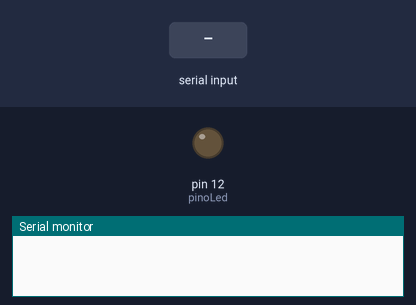
This sketch was run on a simulated Arduino Uno, built with avr-gcc and run on an emulated ATmega328P. Parts: output pins drawn as LEDs (lit = HIGH), the last lines printed to the serial monitor. The inputs (shaded band) are chosen by the test bench.

Above: at 1.2 s.
1.3 s: "1\n" received over Serial
At 1.6 s:
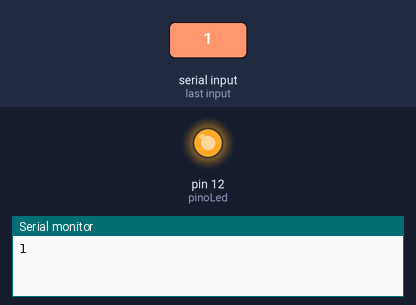
2.8 s: "0\n" received over Serial
At 3.9 s:
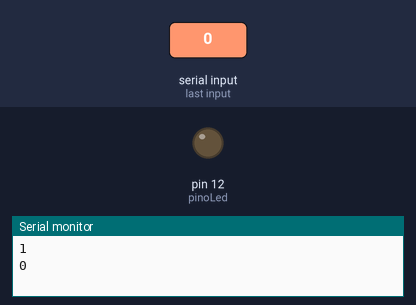
Timing chart, 0 to 5.8 s (numbered marks = the images above; inputs shaded):
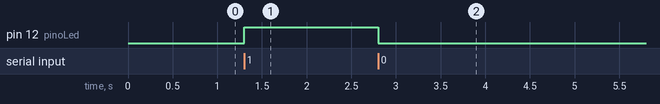

The sketch:

leitura.ino
```cpp
int pinoLed = 12;
int status = 0;
void setup(){
  pinMode(pinoLed, OUTPUT);
  digitalWrite(pinoLed, LOW);
  Serial.begin(9600);
}
void loop(){


  while(Serial.available() > 0) {
    int c = Serial.readStringUntil('\n').toInt();

    Serial.println(c);
    if (c == 0){
      digitalWrite(pinoLed, LOW);
    }
    if (c == 1){
      digitalWrite(pinoLed, HIGH);
    }

  }


}
```

Measured:
- after the input at 1.3 s, pin 12 (pinoLed): LOW → HIGH at once
- after the input at 2.8 s, pin 12 (pinoLed): HIGH → LOW at once
